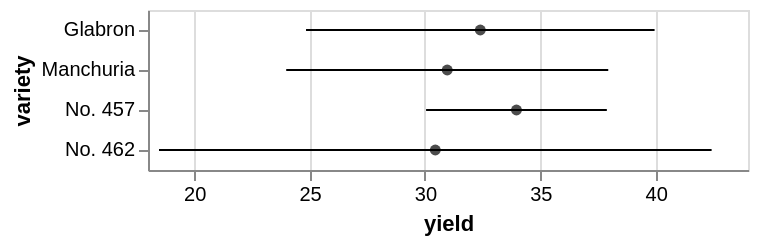

The specification (Vega-Lite) saved for this image:
### Vega specification from a JSON file in a GitHub repository (floating-point values rounded to 4 significant figures)
{"$schema": "https://vega.github.io/schema/vega/v6.json", "background": "white", "padding": 5, "width": 300, "style": "cell", "data": [{"name": "source_0", "values": [{"yield_error": 7.552, "yield_center": 32.4, "variety": "Glabron"}, {"yield_error": 6.978, "yield_center": 30.97, "variety": "Manchuria"}, {"yield_error": 3.917, "yield_center": 33.97, "variety": "No. 457"}, {"yield_error": 11.97, "yield_center": 30.45, "variety": "No. 462"}]}, {"name": "data_1", "source": "source_0", "transform": [{"type": "formula", "expr": "datum['yield_center'] + datum['yield_error']", "as": "upper_yield_center"}, {"type": "formula", "expr": "datum['yield_center'] - datum['yield_error']", "as": "lower_yield_center"}, {"type": "filter", "expr": "isValid(datum[\"lower_yield_center\"]) && isFinite(+datum[\"lower_yield_center\"])"}]}, {"name": "data_2", "source": "source_0", "transform": [{"type": "filter", "expr": "isValid(datum[\"yield_center\"]) && isFinite(+datum[\"yield_center\"])"}]}], "signals": [{"name": "y_step", "value": 20}, {"name": "height", "update": "bandspace(domain('y').length, 0, 0) * y_step"}], "marks": [{"name": "layer_0_marks", "type": "rule", "style": ["rule", "errorbar-rule"], "from": {"data": "data_1"}, "encode": {"update": {"ariaRoleDescription": {"value": "errorbar"}, "stroke": {"value": "black"}, "tooltip": {"signal": "{\"yield_center\": format(datum[\"yield_center\"], \"\"), \"yield_center + yield_error\": format(datum[\"upper_yield_center\"], \"\"), \"yield_center - yield_error\": format(datum[\"lower_yield_center\"], \"\"), \"variety\": isValid(datum[\"variety\"]) ? isArray(datum[\"variety\"]) ? join(datum[\"variety\"], '\\n') : datum[\"variety\"] : \"\"+datum[\"variety\"]}"}, "description": {"signal": "\"yield: \" + (format(datum[\"lower_yield_center\"], \"\")) + \"; variety: \" + (isValid(datum[\"variety\"]) ? isArray(datum[\"variety\"]) ? join(datum[\"variety\"], ' ') : datum[\"variety\"] : \"\"+datum[\"variety\"]) + \"; upper_yield_center: \" + (format(datum[\"upper_yield_center\"], \"\")) + \"; yield_center: \" + (format(datum[\"yield_center\"], \"\")) + \"; yield_center + yield_error: \" + (format(datum[\"upper_yield_center\"], \"\")) + \"; yield_center - yield_error: \" + (format(datum[\"lower_yield_center\"], \"\"))"}, "x": {"scale": "x", "field": "lower_yield_center"}, "x2": {"scale": "x", "field": "upper_yield_center"}, "y": {"scale": "y", "field": "variety", "band": 0.5}}}}, {"name": "layer_1_marks", "type": "symbol", "style": ["point"], "from": {"data": "data_2"}, "encode": {"update": {"opacity": {"value": 0.7}, "fill": {"value": "black"}, "ariaRoleDescription": {"value": "point"}, "description": {"signal": "\"yield_center: \" + (format(datum[\"yield_center\"], \"\")) + \"; variety: \" + (isValid(datum[\"variety\"]) ? isArray(datum[\"variety\"]) ? join(datum[\"variety\"], ' ') : datum[\"variety\"] : \"\"+datum[\"variety\"])"}, "x": {"scale": "x", "field": "yield_center"}, "y": {"scale": "y", "field": "variety", "band": 0.5}}}}], "scales": [{"name": "x", "type": "linear", "domain": {"fields": [{"data": "data_1", "field": "lower_yield_center"}, {"data": "data_1", "field": "upper_yield_center"}, {"data": "data_2", "field": "yield_center"}]}, "range": [0, {"signal": "width"}], "zero": false, "nice": true}, {"name": "y", "type": "band", "domain": {"fields": [{"data": "data_1", "field": "variety"}, {"data": "data_2", "field": "variety"}], "sort": true}, "range": {"step": {"signal": "y_step"}}, "paddingInner": 0, "paddingOuter": 0}], "axes": [{"scale": "x", "orient": "bottom", "gridScale": "y", "grid": true, "tickCount": {"signal": "ceil(width/40)"}, "domain": false, "labels": false, "aria": false, "maxExtent": 0, "minExtent": 0, "ticks": false, "zindex": 0}, {"scale": "x", "orient": "bottom", "grid": false, "title": "yield", "labelFlush": true, "labelOverlap": true, "tickCount": {"signal": "ceil(width/40)"}, "zindex": 0}, {"scale": "y", "orient": "left", "grid": false, "title": "variety", "zindex": 0}]}
